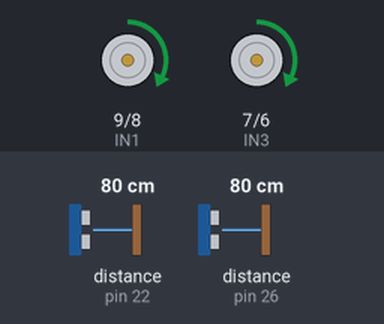
Recording of a sketch running on a simulated Arduino Mega 2560, built with avr-gcc and run on an emulated ATmega2560. Parts: motor-driver pin pairs drawn as motors (green arrow = first pin HIGH = forward, orange = second pin HIGH = backward, longer = more drive, scaled by the enable pin). Wiring (inferred from the names in the program): 2 × ultrasonic range finder: trigger pin 24, echo pin 22 / trigger pin 28, echo pin 26. The inputs (shaded band) are chosen by the test bench; at power-on: distance to the obstacle (sensors on pin 22, pin 26) 80 cm. The echo pulse lasts 58.3 µs per cm.

Above: at 1.2 s.
1.3 s: distance to the obstacle (sensor on pin 22) set to 2 cm
At 2.0 s:
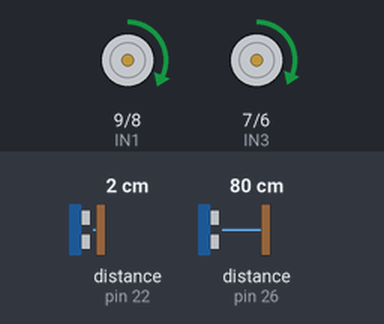
2.9 s: distance to the obstacle (sensor on pin 26) set to 4 cm
At 4.1 s:
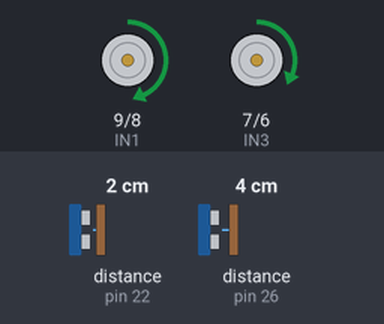
4.5 s: distance to the obstacle (sensor on pin 22) set to 9 cm
At 5.6 s:
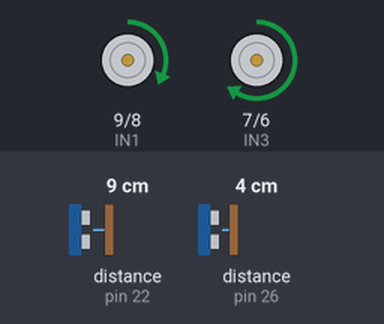
6.1 s: distance to the obstacle (sensor on pin 26) set to 2 cm
At 7.1 s:
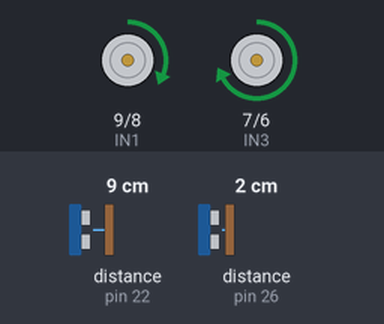
7.7 s: distance to the obstacle (sensor on pin 26) set to 18 cm
At 8.5 s:
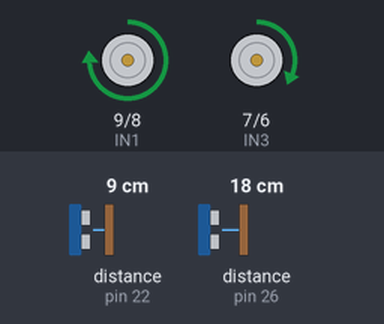
9.3 s: distance to the obstacle (sensor on pin 26) set to 23 cm
At 10.4 s:
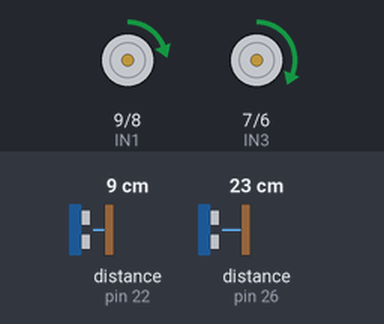
Timing chart, 0 to 11.9 s (numbered marks = the images above; inputs shaded):
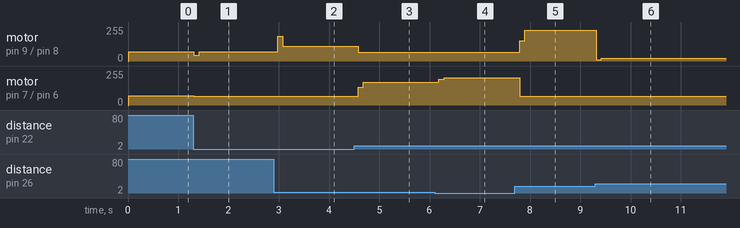

Measured:
- the behaviour switches between 20 and 21 cm on distance to the obstacle (sensor on pin 26) (found by bisection; images 5 and 6)
- after the input at 1.3 s, motor on pin 9 (IN1) / pin 8 (IN2): forward 70/255 → forward 45/255 at once, → forward 69/255 0.10 s later; motor on pin 7 (IN3) / pin 6 (IN4): forward 70/255 → forward 65/255 at once
- after the input at 2.9 s, motor on pin 9 (IN1) / pin 8 (IN2): forward 69/255 → forward 184/255 after 0.08 s, → forward 112/255 0.10 s later
- after the input at 4.5 s, motor on pin 9 (IN1) / pin 8 (IN2): forward 112/255 → forward 65/255 after 0.08 s; motor on pin 7 (IN3) / pin 6 (IN4): forward 65/255 → forward 133/255 after 0.08 s, → forward 171/255 0.10 s later
- after the input at 6.1 s, motor on pin 7 (IN3) / pin 6 (IN4): forward 171/255 → forward 195/255 after 0.09 s, → forward 203/255 0.10 s later
- after the input at 7.7 s, motor on pin 9 (IN1) / pin 8 (IN2): forward 65/255 → forward 152/255 after 0.10 s, → forward 230/255 0.10 s later; motor on pin 7 (IN3) / pin 6 (IN4): forward 203/255 → forward 65/255 after 0.10 s
- after the input at 9.3 s, motor on pin 9 (IN1) / pin 8 (IN2): forward 230/255 → forward 9/255 at once, → forward 21/255 0.10 s later

The sketch:

modo4.ino
```cpp
int modo = 4;

//MACROS pines de manejo de los motores
int ENA = 10; //pin PWM motor derecho
int IN1 = 9;  //giro hacia adelante
int IN2 = 8;  //giro hacia atras
int ENB = 5;  //pin PWM motor izdo
int IN3 = 7;  //giro hacia adelante
int IN4 = 6;  //giro hacia atras

//MACROS pines sensores ultrasonidos
int ecod = 26;  //pin de lectura para sensor ultrasonidos (derecho)
int ecoi = 22;  //pin de lectura para sensor ultrasonidos (izdo)
int trigd = 28; //activacion sensor ultrasonidos (derecho)
int trigi = 24; //activacion sensor ultrasonidos (izdo)

//Variables para medir distancia con los sensores ultrasonidos
double duraciond, duracioni;

double output, input, setpoint, error, outputsum, printoutput;
double output1, input1, error1, printoutput1;
double output2, input2, error2, printoutput2;
double lastInput;
double senal;
double outmax = 255;
double outmin = -255; //just for representation. Actual output minimum is 0 (PWM), but
                      //we'd like to represent backwards spinning as negative
int sampletime, lastime;
unsigned long now;
unsigned long timechange;
double kp, ki, kd;
int d, d1, d2; //direccion de giro; d = 1, palante.
String cad;     //para guardar la referencia
double distanciad, distanciai;
double phi; //variable para control de la orientacion respecto de la pared
int distanciasensores = 10; //distancia entre los sensores delantero y trasero en cm
int cambio;

//Functions
void setpointBT()
{
  int i;
  if(Serial3.available())
  {
     Serial3.println("Referencia: "); //indica que le pasamos referencia
     cambio = 1;
     cad = Serial3.readString();//-48;
     if(cad.length()>3 || setpoint>300) Serial3.println("Referencia demasiado grande. Introduzca una menor que 300");
     else{
      for(i=0;i<cad.length();i++)
      {
        if(cad.length()==3){
        setpoint = (cad[0]-48)*100+(cad[1]-48)*10+cad[2]-48;
        }
        else if(cad.length()==2){
        setpoint = (cad[0]-48)*10+cad[1]-48;
        }
        else setpoint = (cad[0]-48);
      }
     }
  }
}
void ultrasonidos()
{
  //activar y leer ultrasonidos
  digitalWrite(trigd, LOW);
  delay(0.002);
  digitalWrite(trigd, HIGH);
  delay(0.01);
  digitalWrite(trigd, LOW);
  delay(0.01);
  duraciond = pulseIn(ecod, HIGH);

  digitalWrite(trigi, LOW);
  delay(0.002);
  digitalWrite(trigi, HIGH);
  delay(0.01);
  digitalWrite(trigi, LOW);
  delay(0.01);
  duracioni = pulseIn(ecoi, HIGH);

  //calculo de la distancia al obstaculo segun la medida de los sensores
  distanciad = duraciond / 58;
  distanciai = duracioni / 58;

  phi = atan((distanciad-distanciai)/distanciasensores);
  phi = phi*180/3.141592;
}
void control(double distanciab, double distanciaf, unsigned long now)
{
  input = (distanciab+distanciaf)/2;
  error = input - setpoint; // si el error es positivo, debo acercarme a la pared: muevo rueda izquierda
  double dInput = input - lastInput;

  outputsum += ki * error;

  senal = kp * error;

  senal += outputsum - kd * dInput;
  if(abs(error) < 10) senal = senal*0.5;

  if(senal < 0)
  {
    senal = -senal;
    if(senal > outmax)
    {
      senal = outmax;
    }
    output1 = 70 + senal;
    output2 = 65;
  }
  else
  {
    if(senal > outmax)
    {
    senal = outmax;
    }
    output1 = 65;
    output2 = 70 + senal;
  }

  lastInput = input;
  lastime = now;
}

void setup() {

  Serial3.begin(38400);

  // Parametros del control
  setpoint = 50; //en este modo 3 usamos el setpoint para indicar el angulo de orientacion
                //del robot con la pared. Queremos que sea 0 para que vaya paralelo
  input = 1;

  sampletime = 100;

  lastime = millis() - sampletime;

  kp = 0.8; ki = 3; kd = 1;

  //definicion de los pines
  pinMode(ENA, OUTPUT);
  pinMode(ENB, OUTPUT);
  pinMode(IN1, OUTPUT); //un valor HIGH en IN1 provoca que la rueda derecha gire hacia delante
  pinMode(IN2, OUTPUT); //un valor HIGH en IN2 provoca que la rueda derecha gire hacia atrás
  pinMode(IN3, OUTPUT); //un valor HIGH en IN3 provoca que la rueda izquierda gire hacia delante
  pinMode(IN4, OUTPUT); //un valor HIGH en IN1 provoca que la rueda izquierda gire hacia atrás

  pinMode(ecoi, INPUT);
  pinMode(ecod, INPUT);
  pinMode(trigi, OUTPUT);
  pinMode(trigd, OUTPUT);
}

void loop() {
  outputsum = 0;
  setpointBT();
  ultrasonidos();

  //Cada tiempo de muestreo, calculo la senal de control
  now = millis();
  timechange = now - lastime;
  if(timechange >= sampletime)
  {
    //control(phi, now);
    if(cambio)
    {
      //control(distanciad, distanciai, now);
      if(setpoint > (distanciad+distanciai)/2)
      {
        digitalWrite (IN1, HIGH);
        digitalWrite (IN2, LOW);
        analogWrite (ENA, 70 + 70);

        digitalWrite (IN3, HIGH);
        digitalWrite (IN4, LOW);
        analogWrite (ENB, 65);
      }
      else if(setpoint < (distanciad+distanciai)/2)
      {
        digitalWrite (IN1, HIGH);
        digitalWrite (IN2, LOW);
        analogWrite (ENA, 65);

        digitalWrite (IN3, HIGH);
        digitalWrite (IN4, LOW);
        analogWrite (ENB, 70 + 70);
      }

      if(cambio == 2)
      {
        digitalWrite (IN1, HIGH);
        digitalWrite (IN2, LOW);
        analogWrite (ENA, 70);

        digitalWrite (IN3, HIGH);
        digitalWrite (IN4, LOW);
        analogWrite (ENB, 70);
      }

      cambio = 2;
    }
    else{
      if(phi>0) //si el angulo es positivo, muevo la rueda derecha (la mas cercana a la pared)
      {
        input = phi;
        error = input - 0;
        double dInput = input - lastInput;

        outputsum += ki * error;

        senal = kp * error;

        senal += outputsum - kd * dInput;
        if(abs(error) < 10) senal = senal*0.5;

        if(printoutput < outmin) printoutput = outmin;

        if(senal > outmax)
        {
          senal = outmax;
          printoutput = senal;
        }

        output = senal;

        lastInput = input;
        lastime = now;

        output1 = 70 + output;
        output2 = 65;
      }
      else if(phi<0)
      {
        input = phi;
        error = input - 0;
        double dInput = input - lastInput;

        outputsum += ki * error;

        senal = kp * error;

        senal += outputsum - kd * dInput;
        if(abs(error) < 10) senal = senal*0.5;

        if(senal < 0)
        {
          senal = -senal;
        }

        if(senal > outmax)
        {
          senal = outmax;
          printoutput = senal;
        }

        output = senal;

        lastInput = input;
        lastime = now;

        output1 = 65;
        output2 = 70 + output;
      }
      else
      {
        output1 = 70; output2 = 70; //compensar? ahora veremos si funciona
      }
    }

    //error1 = error;
    //error2 = error;
    input1 = distanciad;
    input2 = distanciai;
    if(distanciad == setpoint) cambio = 0;
    //if(abs(error1) > abs(error2) + 5) control(distanciad, now);
    //if(abs(error2) > abs(error1) + 5) control(distanciai, now);

      digitalWrite (IN1, HIGH);
      digitalWrite (IN2, LOW);
      analogWrite (ENA, output1);

      digitalWrite (IN3, HIGH);
      digitalWrite (IN4, LOW);
      analogWrite (ENB, output2);

    Serial3.print(timechange); //tiempo desde la anterior medida
    Serial3.print(" ");
    Serial3.print(input2);
    Serial3.print(" ");
    Serial3.print(input1);
    Serial3.print(" ");
    Serial3.print(setpoint);
    Serial3.print(" ");
    Serial3.print(modo); //modo de funcionamiento
    Serial3.print(" ");
    //Serial3.print(error1);
    //Serial3.print(" ");
    //Serial3.print(error2);
    //Serial3.print(" ");
    Serial3.print(output2);
    Serial3.print(" ");
    Serial3.println(output1);
  }
}
```
